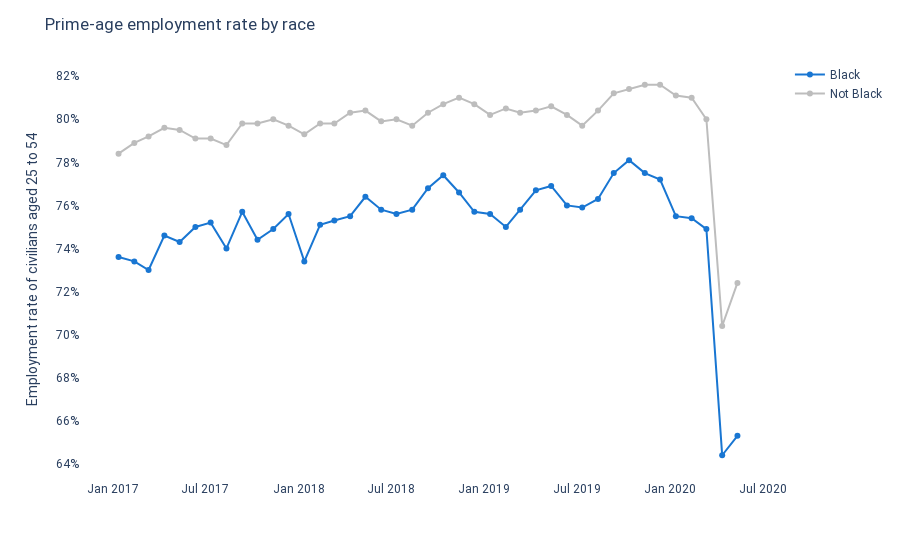

Notebook code cell kept with this figure:
### Markdown cell above
How disabilities affect Black employment
==================================

How does *prime-age employment* (the employment rate of civilians aged 25 to 54)
vary with race and disability status? How does disability status vary by race?
How do race and disability status compare in predicting employment? In this post, I use the monthly Current Population Survey from June 2018 to May 2020 to find out.

I find that the disability employment gap is large---41 percentage points on average in May 2020.
The racial employment gap (non-Black minus Black) is 7 points.  but since Black people are about 30 percent more likely
to have a disability, this gap shrinks to 6.3 points when controlling for disability status.
Black people are also more likely to report the two most significant disabilities predicting employment:
physical difficulties and mobility limitations.
Controlling for the type of disabilities shrinks the racial employment gap further to 3.3 points, and shows that the disability employment gap does not significantly differ by race.
Among people with disabilities, black people have employment rates 11 points lower than
non-black people (a 32 percent difference).
I do not find evidence that the Covid-19 pandemic affected employment of Black people, people with disabilities, or Black people with disabilities differently than the rest of the population.

## Background

The prime-age employment rate (often abbreviated as *PAEPOP*, for Prime Age Employment POPulation ratio)
is used as a consistent measure of employment trends by economists who
want to avoid relying on whether survey respondents say they're still looking for work.
The calculation is simply the share of civilians aged 25 to 54 that reported working in the survey week.

[Federal Reserve Economic Data](http://fred.stlouisfed.org/) publishes some related trends,
e.g. [PAEPOP by disability and gender](https://fred.stlouisfed.org/series/LNU02376960)
and [black employment rate among the aged 16+ population](https://fred.stlouisfed.org/series/LNS12300006),
but we need to limit by ages to avoid effects of college education and early retirement,
both of which may reflect lower employment without worse labor market outcomes.
For the right statistics, we need to go to the CPS microdata instead (I used [IPUMS](http://ipums.org) to extract it).

For simplicity, I focus on two binary features identified in the CPS:
being Black only (compared to all other races), and
reporting [any physical or cognitive difficulty](https://cps.ipums.org/cps-action/variables/DIFFANY#description_section) (which I describe here as having a disability).

## Descriptive results

From 2017 until the coronavirus hit, the employment gap between Black people and non-Black people had been roughly steady at around 4 percentage points.
But the pandemic hurt Black people disproportionately: in April, the gap grew to 6 points, 
and even as both groups recovered in May, it grew further to 7 points.

### Code cell
### LOAD PACKAGES ###

import pandas as pd
import numpy as np
import microdf as mdf
import plotly.express as px
import statsmodels.api as sm
import stargazer.stargazer as sg


### SETTINGS ###

# Colors from https://material.io/design/color/the-color-system.html
BLUE = '#1976D2'
GRAY = '#BDBDBD'
RED = '#C62828'
PURPLE = '#6A1B9A'
LIGHT_BLUE = '#64B5F6'
PINK = '#EF9A9A'

COLOR_MAP = {
    'Black': BLUE,
    'Not Black': GRAY,
    'Has disability': RED,
    'No disability': GRAY,
    'Black, Has disability': PURPLE,
    'Black, No disability': LIGHT_BLUE,
    'Not Black, Has disability': PINK,
    'Not Black, No disability': GRAY
}


### LOAD DATA ###

# CPS data extracted from IPUMS.
cps_raw = pd.read_csv('cps.csv.gz')

### PREPROCESS ###

cps = cps_raw.copy(deep=True)
cps.columns = cps.columns.str.lower()
cps.rename({'wtfinl': 'w'}, axis=1, inplace=True)
cps['day'] = 12  # CPS asks about week including 12th of the month.
cps['date'] = pd.to_datetime(cps[['year', 'month', 'day']])
# Create descriptive bools from codes.
cps['female'] = cps.sex == 2
cps['emp'] = cps.empstat.isin([10, 12])
cps['black'] = np.where(cps.race == 200, 'Black', 'Not Black')
# Recode disability into True/False/None.
DIFFS = ['diffhear', 'diffeye', 'diffrem', 'diffphys', 'diffmob', 'diffcare']
for i in DIFFS + ['diffany']:
    cps[i] = np.where(cps[i] == 0, np.nan, cps[i] == 2)
    
# Limit to prime-age civilians and relevant columns.
# COLS = ['emp', 'date', 'w', 'black', 'diffany']
cps = cps[(cps.empstat != 1)  # Not in armed forces.
          & cps.age.between(25, 54)]
assert cps.diffany.isna().sum() == 0
cps['disability'] = np.where(cps.diffany == 1, 'Has disability',
                             'No disability')

# Add time fixed effects for regression.
cps = pd.concat([cps,
                 pd.get_dummies('t' + cps.year.astype(str) +
                                cps.month.astype(str).str.zfill(2))])
cps.drop(['year', 'month', 'day'], axis=1, inplace=True)

### ANALYSIS ###

# Create grouped dataframe.
grouped = cps.groupby(['date', 'black', 'disability', 'emp'])[['w']].sum()
grouped.reset_index(inplace=True)
# Add conditional columns for creating rates.
mdf.add_weighted_metrics(grouped, ['emp'], 'w')
grouped['disability_m'] = np.where(grouped.disability == 'Has disability',
                                   grouped.w_m, 0)

def add_emp_rate(df):
    df['emp_rate'] = 100 * df.emp_m / df.w_m
    df['emp_rate_round'] = df.emp_rate.round(1)
    df.drop(['emp_m', 'w_m'], axis=1, inplace=True)
    df.reset_index(inplace=True)
    
def add_disability_rate(df):
    df['disability_rate'] = 100 * df.disability_m / df.w_m
    df['disability_rate_round'] = df.disability_rate.round(1)
    df.drop(['disability_m', 'w_m'], axis=1, inplace=True)
    df.reset_index(inplace=True)
    
race_emp = grouped.groupby(['date', 'black'])[['emp_m', 'w_m']].sum()
add_emp_rate(race_emp)

disability_emp = grouped.groupby(['date', 'disability'])[
    ['emp_m', 'w_m']].sum()
add_emp_rate(disability_emp)

race_disability = grouped.groupby(['date', 'black'])[
    ['disability_m', 'w_m']].sum()
add_disability_rate(race_disability)

race_disability_emp = grouped.groupby(['date', 'black', 'disability'])[
    ['emp_m', 'w_m']].sum()
add_emp_rate(race_disability_emp)
race_disability_emp['label'] = (race_disability_emp.black + ', ' +
                                race_disability_emp.disability)

def line_graph(df, x, y, color, title, yaxis_title):
    fig = px.line(df, x=x, y=y, color=color, color_discrete_map=COLOR_MAP)
    fig.update_layout(
        title=title,
        xaxis_title='',
        yaxis_title=yaxis_title,
        yaxis_ticksuffix='%',
        legend_title_text='',
        font=dict(family='Roboto'),
        hovermode='x',
        plot_bgcolor='white'
    )
    fig.update_traces(mode='markers+lines', hovertemplate=None)

    fig.show()

line_graph(df=race_emp, x='date', y='emp_rate_round', color='black',
           title='Prime-age employment rate by race',
           yaxis_title='Employment rate of civilians aged 25 to 54')

### Figure 1 — Plotly figure (JSON) as saved in the notebook; plotly's stock layout.template omitted (floating-point values rounded to 4 significant figures)
{"data": [{"legendgroup": "Black", "line": {"color": "#1976D2", "dash": "solid"}, "mode": "markers+lines", "name": "Black", "orientation": "v", "showlegend": true, "type": "scatter", "x": ["2017-01-12T00:00:00", "2017-02-12T00:00:00", "2017-03-12T00:00:00", "2017-04-12T00:00:00", "2017-05-12T00:00:00", "2017-06-12T00:00:00", "2017-07-12T00:00:00", "2017-08-12T00:00:00", "2017-09-12T00:00:00", "2017-10-12T00:00:00", "2017-11-12T00:00:00", "2017-12-12T00:00:00", "2018-01-12T00:00:00", "2018-02-12T00:00:00", "2018-03-12T00:00:00", "2018-04-12T00:00:00", "2018-05-12T00:00:00", "2018-06-12T00:00:00", "2018-07-12T00:00:00", "2018-08-12T00:00:00", "2018-09-12T00:00:00", "2018-10-12T00:00:00", "2018-11-12T00:00:00", "2018-12-12T00:00:00", "2019-01-12T00:00:00", "2019-02-12T00:00:00", "2019-03-12T00:00:00", "2019-04-12T00:00:00", "2019-05-12T00:00:00", "2019-06-12T00:00:00", "2019-07-12T00:00:00", "2019-08-12T00:00:00", "2019-09-12T00:00:00", "2019-10-12T00:00:00", "2019-11-12T00:00:00", "2019-12-12T00:00:00", "2020-01-12T00:00:00", "2020-02-12T00:00:00", "2020-03-12T00:00:00", "2020-04-12T00:00:00", "2020-05-12T00:00:00"], "xaxis": "x", "y": [73.6, 73.4, 73, 74.6, 74.3, 75, 75.2, 74, 75.7, 74.4, 74.9, 75.6, 73.4, 75.1, 75.3, 75.5, 76.4, 75.8, 75.6, 75.8, 76.8, 77.4, 76.6, 75.7, 75.6, 75, 75.8, 76.7, 76.9, 76, 75.9, 76.3, 77.5, 78.1, 77.5, 77.2, 75.5, 75.4, 74.9, 64.4, 65.3], "yaxis": "y"}, {"legendgroup": "Not Black", "line": {"color": "#BDBDBD", "dash": "solid"}, "mode": "markers+lines", "name": "Not Black", "orientation": "v", "showlegend": true, "type": "scatter", "x": ["2017-01-12T00:00:00", "2017-02-12T00:00:00", "2017-03-12T00:00:00", "2017-04-12T00:00:00", "2017-05-12T00:00:00", "2017-06-12T00:00:00", "2017-07-12T00:00:00", "2017-08-12T00:00:00", "2017-09-12T00:00:00", "2017-10-12T00:00:00", "2017-11-12T00:00:00", "2017-12-12T00:00:00", "2018-01-12T00:00:00", "2018-02-12T00:00:00", "2018-03-12T00:00:00", "2018-04-12T00:00:00", "2018-05-12T00:00:00", "2018-06-12T00:00:00", "2018-07-12T00:00:00", "2018-08-12T00:00:00", "2018-09-12T00:00:00", "2018-10-12T00:00:00", "2018-11-12T00:00:00", "2018-12-12T00:00:00", "2019-01-12T00:00:00", "2019-02-12T00:00:00", "2019-03-12T00:00:00", "2019-04-12T00:00:00", "2019-05-12T00:00:00", "2019-06-12T00:00:00", "2019-07-12T00:00:00", "2019-08-12T00:00:00", "2019-09-12T00:00:00", "2019-10-12T00:00:00", "2019-11-12T00:00:00", "2019-12-12T00:00:00", "2020-01-12T00:00:00", "2020-02-12T00:00:00", "2020-03-12T00:00:00", "2020-04-12T00:00:00", "2020-05-12T00:00:00"], "xaxis": "x", "y": [78.4, 78.9, 79.2, 79.6, 79.5, 79.1, 79.1, 78.8, 79.8, 79.8, 80, 79.7, 79.3, 79.8, 79.8, 80.3, 80.4, 79.9, 80, 79.7, 80.3, 80.7, 81, 80.7, 80.2, 80.5, 80.3, 80.4, 80.6, 80.2, 79.7, 80.4, 81.2, 81.4, 81.6, 81.6, 81.1, 81, 80, 70.4, 72.4], "yaxis": "y"}], "layout": {"font": {"family": "Roboto"}, "hovermode": "x", "legend": {"title": {"text": ""}, "tracegroupgap": 0}, "margin": {"t": 60}, "plot_bgcolor": "white", "title": {"text": "Prime-age employment rate by race"}, "xaxis": {"anchor": "y", "domain": [0, 1], "title": {"text": ""}}, "yaxis": {"anchor": "x", "domain": [0, 1], "ticksuffix": "%", "title": {"text": "Employment rate of civilians aged 25 to 54"}}}}
